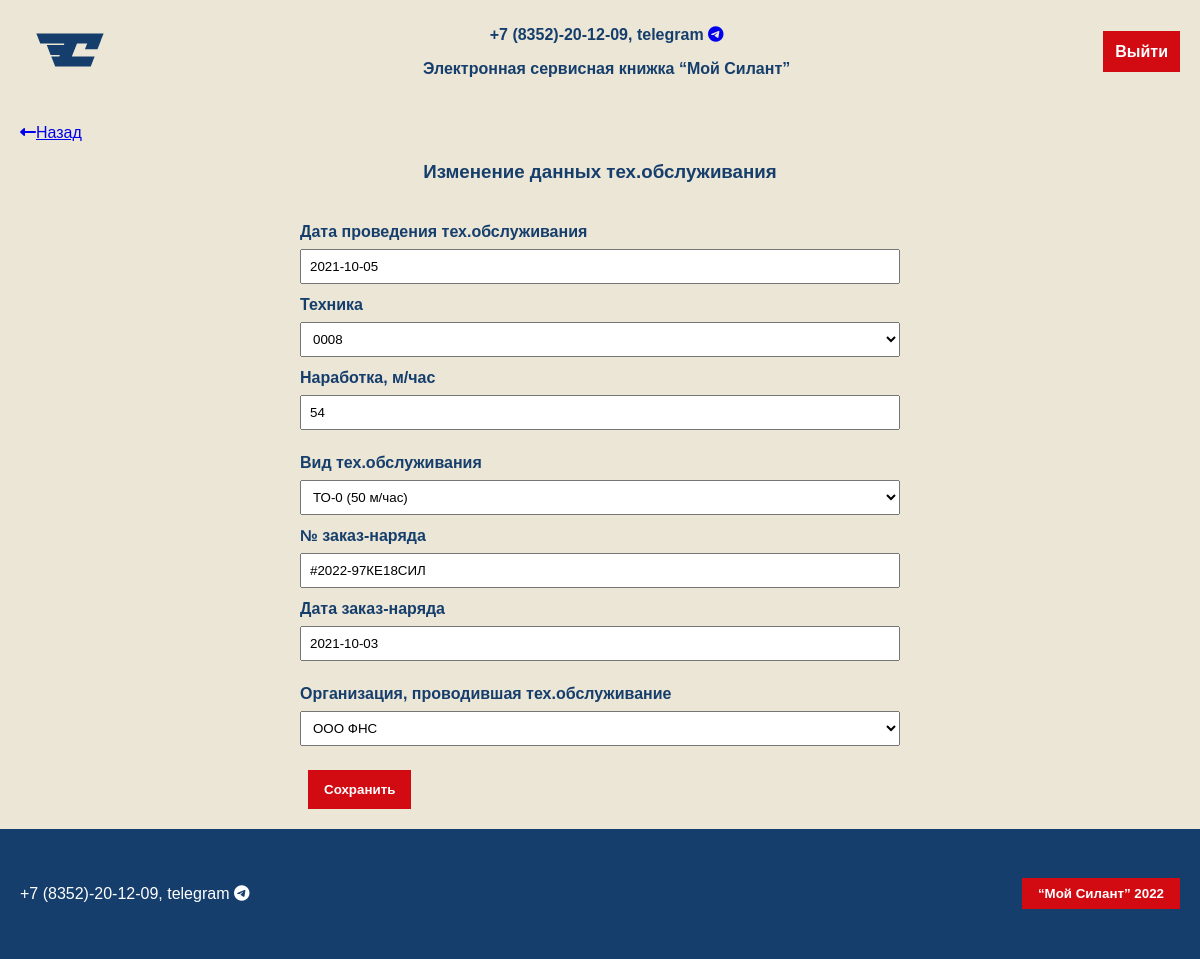
The page /techservice/6/update (signed in) on the database its author committed.
### app/models.py (models this page shows, shortened)
class Techservice(models.Model):
    techservicetype = models.ForeignKey(TechserviceType, on_delete=models.CASCADE, verbose_name='Вид тех.обслуживания', related_name='techservicetype')
    date = models.DateField(default=datetime.now, verbose_name='Дата проведения тех.обслуживания')
    operating_time = models.PositiveIntegerField(default=0, verbose_name='Наработка, м/час')
    order_number = models.CharField(max_length=20, verbose_name='№ заказ-наряда')
    order_date = models.DateField(default=datetime.now, verbose_name='Дата заказ-наряда')
    service_company = models.ForeignKey(ServiceCompany, on_delete=models.CASCADE, verbose_name='Организация, проводившая тех.обслуживание', null=True, blank=True)
    vehicle = models.ForeignKey(Vehicle, on_delete=models.CASCADE, verbose_name='Техника')
    class Meta:
        verbose_name = 'Техническое обслуживание'
        verbose_name_plural = 'Технические обслуживания'

### app/views.py (the view)
# urls.py: path('techservice/<pk>/update', TechserviceUpdateView.as_view(), name='techservice_update'),
class TechserviceUpdateView(LoginRequiredMixin, UpdateView):
    permission_required = 'app.update_techservice'
    model = Techservice
    form_class = TechserviceForm
    template_name = 'app/techservice_update.html'
    success_url = reverse_lazy('techservice_list')

### app/forms.py
class TechserviceForm(forms.ModelForm):
    class Meta:
        model = Techservice
        fields = '__all__'

### app/models.py (called while the page is built)
    def __str__(self):
        return f'{self.name}'

    def __str__(self):
        return f'{self.serial_number}'

    def __str__(self):
        return self.name

### roles/models.py (called while the page is built)
    def __str__(self):
        return f'{self.first_name}'

### app/templates/app/techservice_update.html (shortened to what this page needs)
{% extends 'base.html' %}
{% load static %}
{% block content %}
<a class="back-page" href="{% url 'techservice_list' %}"><i class="fas fa-long-arrow-alt-left"></i>Назад</a>
<h3 style="text-align: center; margin-bottom: 40px;">Изменение данных тех.обслуживания</h3>
<form class="form" name="techserviceForm" method="post" action="{{request.path}}">
    <div><label for="id_date">{{form.date.label}}</label> {{form.date}}</div>
    <div class="united">
        <label for="vehicle">{{form.vehicle.label}}</label> {{form.vehicle}}
        <label for="operating_time">{{form.operating_time.label}}</label> {{form.operating_time}}
    </div>
    <div><label for="id_techservicetype">{{form.techservicetype.label}}</label> {{form.techservicetype}}</div>
    <div class="united">
        <label for="id_order_number">{{form.order_number.label}}</label> {{form.order_number}}
        <label for="id_order_date">{{form.order_date.label}}</label> {{form.order_date}}
    </div>
    <div class="united">
        <label for="id_service_company">{{form.service_company.label}}</label> {{form.service_company}}
    </div>
    <button type="submit">Сохранить</button>
</form>
{% endblock %}

### static/styles/header.css (style rules this page uses)
body { margin: 0; padding: 0; font-family: 'PT Astra Sans', sans-serif; background-color: #EBE6D6; color: #163E6C; }

### static/styles/main.css (style rules this page uses)
body { margin: 0; padding: 0; font-family: 'PT Astra Sans', sans-serif; background-color: #EBE6D6; margin-left: 10px; }
.form { max-width: 600px; margin: 0 auto; flex-direction: column; align-items: flex-start; }
.united { display: flex; flex-direction: column; justify-content: flex-start; margin-bottom: 12px; }
.form label { display: block; margin-bottom: 8px; font-weight: bold; color: #163E6C; }
.form input, .form select, .form textarea { width: 100%; padding: 8px; margin-bottom: 12px; box-sizing: border-box; }
button { background-color: #D20A11; color: white; border: none; padding: 12px 16px; cursor: pointer; font-weight: bold; margin-left: 8px; }

### static/styles/footer.css (style rules this page uses)
body { margin: 0; padding: 0; font-family: 'PT Astra Sans', sans-serif; min-height: 100vh; display: flex; flex-direction: column; }

### rows shown on the page
Techservice: date "2021-10-05", vehicle "0008", operating_time "54", techservicetype "ТО-0 (50 м/час)", order_number "#2022-97КЕ18СИЛ", order_date "2021-10-03", service_company "ООО ФНС"
